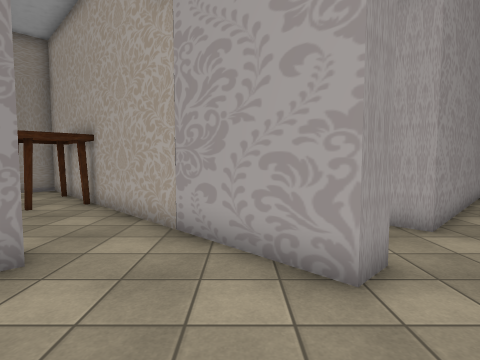
View 1 (above)

19 first-person views from a walk through a 3-D level made in the Unity game engine. The camera is 1.5 m above the floor, tilts 4° down and sees 80° across. Doors are open. The floor is counted in squares, 1 m on a side. Each view is taken from the middle of a square. On the plan, view 1 faces up. The plan holds only what a view shows up to about 14 squares ahead; the rest is blank. The place goes on beyond the plan. The player character is not drawn. Some surface patterns are stand-ins.

View 2
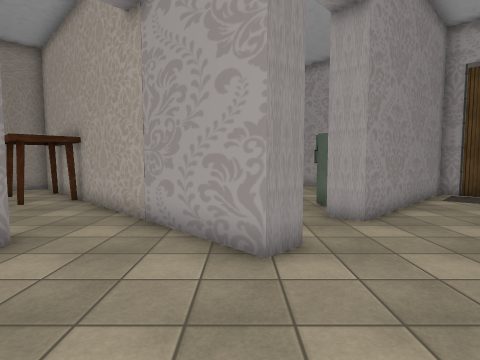

View 3
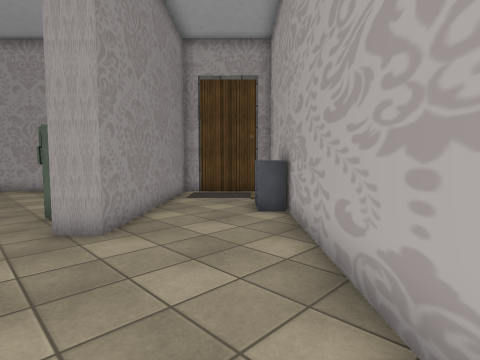

View 4
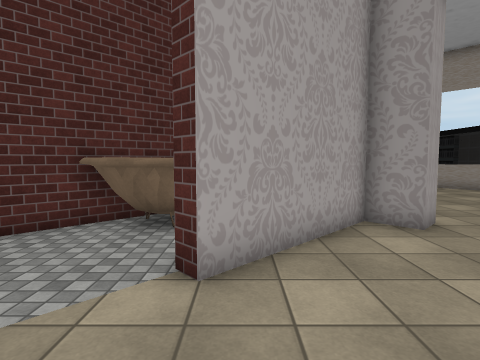

View 5
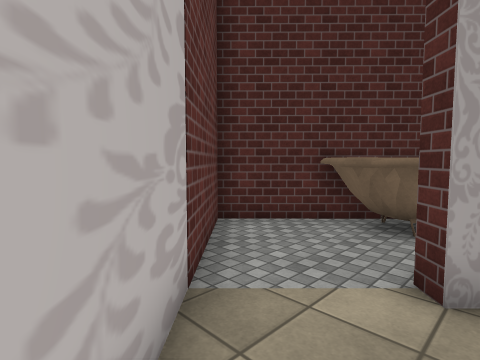

View 6
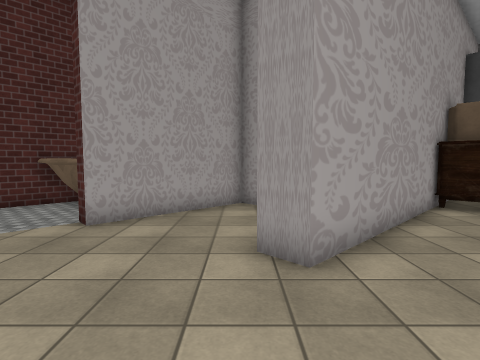

View 7
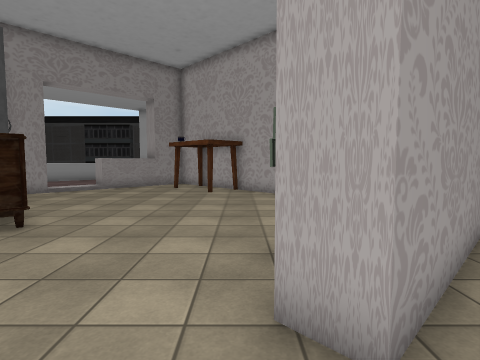

View 8
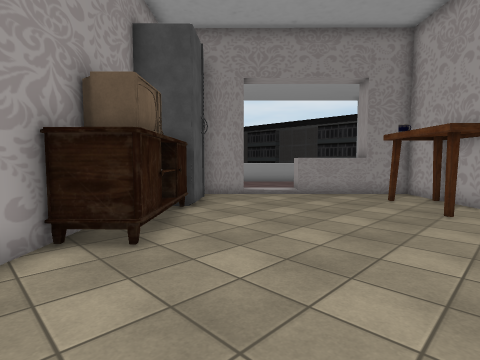

View 9
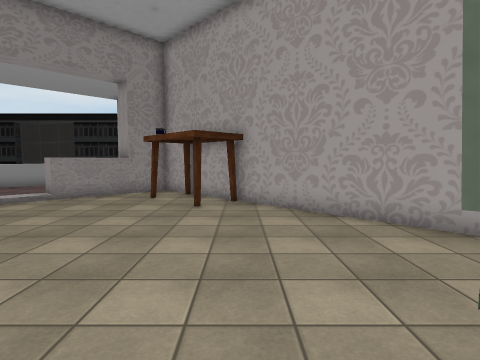

View 10
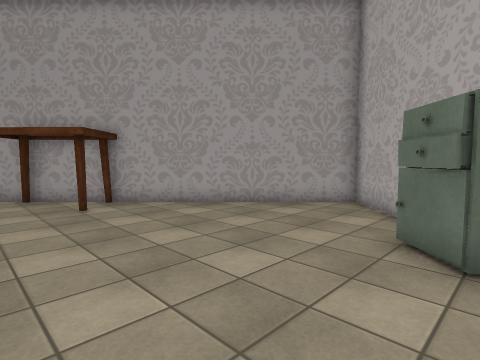

View 11
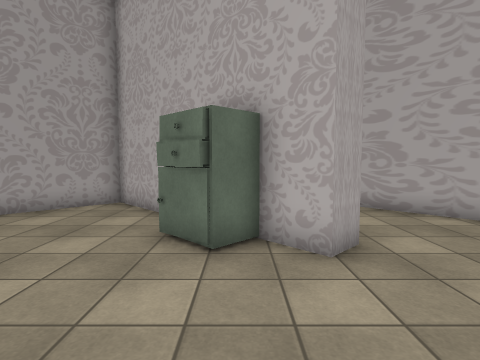

View 12
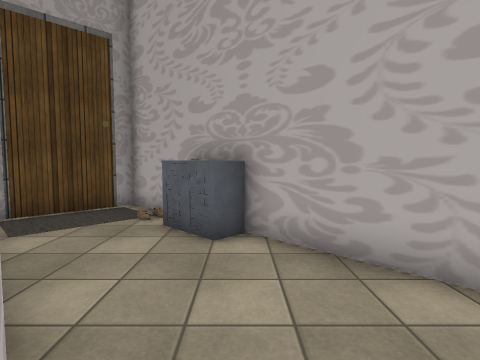

View 13
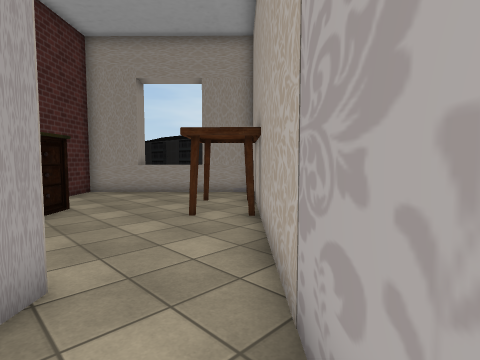

View 14
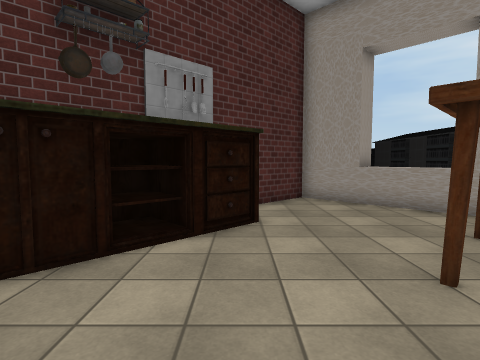

View 15
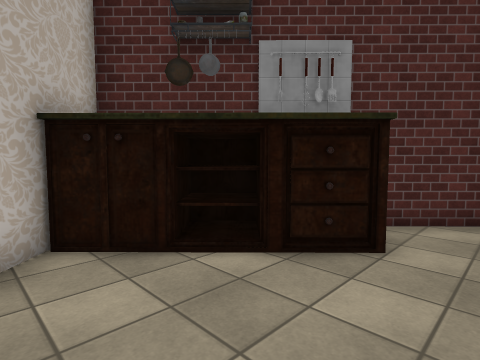

View 16
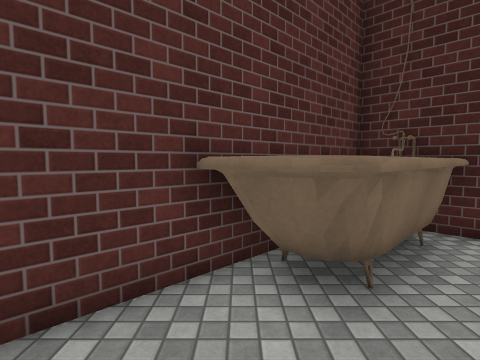

View 17
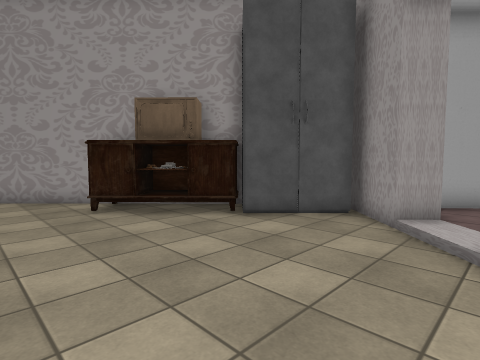

View 18
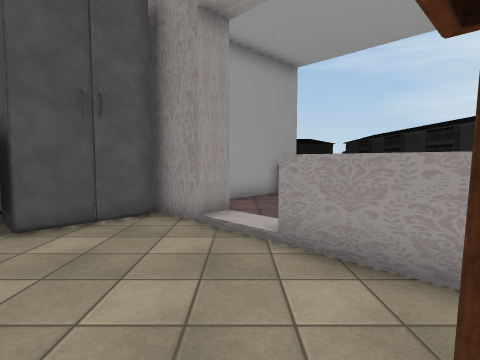

View 19
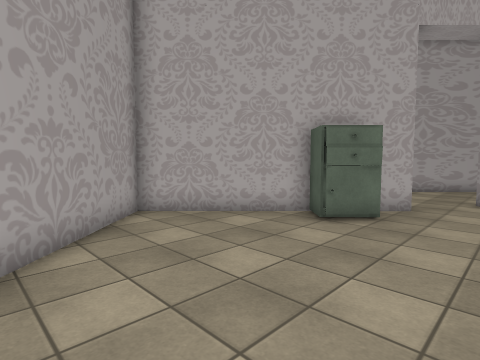

### Floor plan
Key: @ floor where view 1 was taken; # wall or solid block; . main floor; : floor 0.25 m higher than the main floor; / step, stairs or slope; D open door; ^ raised ledge; v drop or lower ground; R rack; C closet; O other object.
Columns run from 15 left of view 1 to 12 right of it. Each row starts with its distance up from view 1.
 22        ^:    ###
 21        :::   #.##
 20     ^^  ::  #...##
 19      # :::##...O.###
 18       ####/.......O#
 17       ####.......O.##
 16        ##...........##
 15        #CC...........##
 14       ##C:C...........##
 13     ^#.##CCO...........##
 12    ^^...## OO...........##
 11  v^^...O.##OOO.........####
 10  ^#.......O#OO........##..##
  9 ^#.......O.##......OO##....#
  8 ##..........##.....O##.....#
  7  ##..........##...###....R##
  6   ##.OO......D##..D#....R##
  5       O....#DD.##D.....R##
  4        OO..#D...##.....##
  3         O.##..........##
  2          ####........##
  1         ##O ##......##
  0         #OOO ##@...##
 -1         #O OO #D..##
 -2         ##OOOO.DD##
 -3          ##OO...##
 -4           ###..##
 -5             ####

Where each view was taken, in squares from view 1:
view 1: 0 up, 0 right, facing up
view 2: 1 down, 1 right, facing up
view 3: 0 up, 2 right, facing up-right
view 4: 0 up, 3 right, facing left
view 5: 0 up, 3 right, facing down-left
view 6: 3 up, 6 right, facing left
view 7: 4 up, 3 right, facing up
view 8: 8 up, 3 right, facing up-left
view 9: 8 up, 3 right, facing up
view 10: 8 up, 1 left, facing up-right
view 11: 8 up, 1 left, facing right
view 12: 5 up, 3 right, facing right
view 13: 4 up, 0 right, facing up-left
view 14: 6 up, 3 left, facing left
view 15: 8 up, 5 left, facing down-left
view 16: 3 down, 0 right, facing left
view 17: 19 up, 1 right, facing down-left
view 18: 18 up, 1 right, facing left
view 19: 16 up, 1 right, facing down-right
